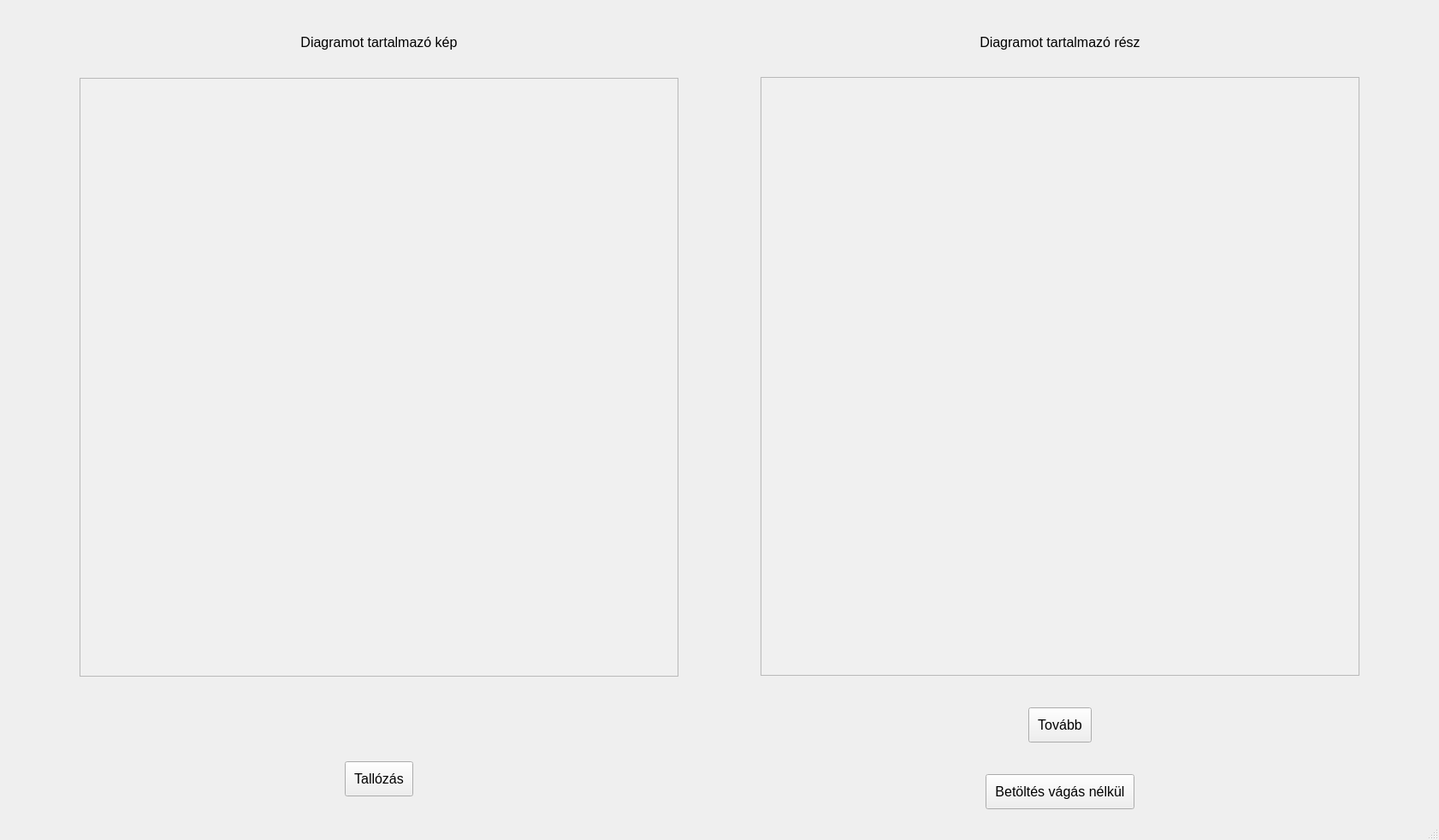
<?xml version="1.0" encoding="UTF-8"?>
<ui version="4.0">
 <class>Scanner</class>
 <widget class="QMainWindow" name="Scanner">
  <property name="geometry">
   <rect>
    <x>0</x>
    <y>0</y>
    <width>1682</width>
    <height>982</height>
   </rect>
  </property>
  <property name="windowTitle">
   <string>MainWindow</string>
  </property>
  <widget class="QWidget" name="centralwidget">
   <layout class="QHBoxLayout" name="horizontalLayout">
    <item>
     <spacer name="horizontalSpacer_3">
      <property name="orientation">
       <enum>Qt::Horizontal</enum>
      </property>
      <property name="sizeHint" stdset="0">
       <size>
        <width>40</width>
        <height>20</height>
       </size>
      </property>
     </spacer>
    </item>
    <item>
     <layout class="QGridLayout" name="left_grid_layout" rowstretch="0,0,0,0">
      <property name="leftMargin">
       <number>5</number>
      </property>
      <property name="topMargin">
       <number>5</number>
      </property>
      <property name="rightMargin">
       <number>5</number>
      </property>
      <property name="bottomMargin">
       <number>5</number>
      </property>
      <item row="1" column="0" alignment="Qt::AlignHCenter|Qt::AlignVCenter">
       <widget class="InputImageViewMouseDrag" name="input_image_view">
        <property name="sizePolicy">
         <sizepolicy hsizetype="Fixed" vsizetype="Fixed">
          <horstretch>0</horstretch>
          <verstretch>0</verstretch>
         </sizepolicy>
        </property>
        <property name="minimumSize">
         <size>
          <width>700</width>
          <height>700</height>
         </size>
        </property>
        <property name="maximumSize">
         <size>
          <width>16777215</width>
          <height>16777215</height>
         </size>
        </property>
        <property name="sizeIncrement">
         <size>
          <width>0</width>
          <height>0</height>
         </size>
        </property>
        <property name="baseSize">
         <size>
          <width>0</width>
          <height>0</height>
         </size>
        </property>
        <property name="layoutDirection">
         <enum>Qt::LeftToRight</enum>
        </property>
        <property name="styleSheet">
         <string notr="true">background: rgb(240, 240, 240)</string>
        </property>
       </widget>
      </item>
      <item row="2" column="0" alignment="Qt::AlignTop">
       <widget class="QLabel" name="file_name">
        <property name="sizePolicy">
         <sizepolicy hsizetype="Minimum" vsizetype="Minimum">
          <horstretch>0</horstretch>
          <verstretch>0</verstretch>
         </sizepolicy>
        </property>
        <property name="minimumSize">
         <size>
          <width>0</width>
          <height>0</height>
         </size>
        </property>
        <property name="maximumSize">
         <size>
          <width>16777215</width>
          <height>35</height>
         </size>
        </property>
        <property name="font">
         <font>
          <pointsize>12</pointsize>
         </font>
        </property>
        <property name="styleSheet">
         <string notr="true">padding: 5px 10px</string>
        </property>
        <property name="text">
         <string/>
        </property>
        <property name="alignment">
         <set>Qt::AlignCenter</set>
        </property>
       </widget>
      </item>
      <item row="0" column="0" alignment="Qt::AlignHCenter|Qt::AlignVCenter">
       <widget class="QLabel" name="input_title">
        <property name="sizePolicy">
         <sizepolicy hsizetype="Minimum" vsizetype="Minimum">
          <horstretch>0</horstretch>
          <verstretch>0</verstretch>
         </sizepolicy>
        </property>
        <property name="minimumSize">
         <size>
          <width>700</width>
          <height>70</height>
         </size>
        </property>
        <property name="maximumSize">
         <size>
          <width>16777215</width>
          <height>70</height>
         </size>
        </property>
        <property name="font">
         <font>
          <pointsize>12</pointsize>
         </font>
        </property>
        <property name="styleSheet">
         <string notr="true">padding: 15px 10px</string>
        </property>
        <property name="text">
         <string>Diagramot tartalmazó kép</string>
        </property>
        <property name="alignment">
         <set>Qt::AlignCenter</set>
        </property>
       </widget>
      </item>
      <item row="3" column="0" alignment="Qt::AlignHCenter|Qt::AlignVCenter">
       <widget class="QPushButton" name="open_files">
        <property name="enabled">
         <bool>true</bool>
        </property>
        <property name="sizePolicy">
         <sizepolicy hsizetype="Minimum" vsizetype="Minimum">
          <horstretch>0</horstretch>
          <verstretch>0</verstretch>
         </sizepolicy>
        </property>
        <property name="maximumSize">
         <size>
          <width>16777215</width>
          <height>16777215</height>
         </size>
        </property>
        <property name="font">
         <font>
          <pointsize>12</pointsize>
         </font>
        </property>
        <property name="styleSheet">
         <string notr="true">padding: 10px</string>
        </property>
        <property name="text">
         <string>Tallózás</string>
        </property>
       </widget>
      </item>
     </layout>
    </item>
    <item>
     <spacer name="horizontalSpacer_1">
      <property name="orientation">
       <enum>Qt::Horizontal</enum>
      </property>
      <property name="sizeHint" stdset="0">
       <size>
        <width>40</width>
        <height>20</height>
       </size>
      </property>
     </spacer>
    </item>
    <item>
     <layout class="QGridLayout" name="right_grid_layout" rowstretch="0,0,1,0">
      <property name="leftMargin">
       <number>5</number>
      </property>
      <property name="topMargin">
       <number>5</number>
      </property>
      <property name="rightMargin">
       <number>5</number>
      </property>
      <property name="bottomMargin">
       <number>5</number>
      </property>
      <item row="3" column="0" alignment="Qt::AlignHCenter|Qt::AlignVCenter">
       <widget class="QPushButton" name="load_without_crop">
        <property name="enabled">
         <bool>true</bool>
        </property>
        <property name="sizePolicy">
         <sizepolicy hsizetype="Minimum" vsizetype="Minimum">
          <horstretch>0</horstretch>
          <verstretch>0</verstretch>
         </sizepolicy>
        </property>
        <property name="maximumSize">
         <size>
          <width>16777215</width>
          <height>16777215</height>
         </size>
        </property>
        <property name="font">
         <font>
          <pointsize>12</pointsize>
         </font>
        </property>
        <property name="styleSheet">
         <string notr="true">padding: 10px</string>
        </property>
        <property name="text">
         <string>Betöltés vágás nélkül</string>
        </property>
       </widget>
      </item>
      <item row="2" column="0" alignment="Qt::AlignHCenter|Qt::AlignVCenter">
       <widget class="QPushButton" name="jump_to_scan">
        <property name="enabled">
         <bool>true</bool>
        </property>
        <property name="sizePolicy">
         <sizepolicy hsizetype="Minimum" vsizetype="Minimum">
          <horstretch>0</horstretch>
          <verstretch>0</verstretch>
         </sizepolicy>
        </property>
        <property name="minimumSize">
         <size>
          <width>0</width>
          <height>0</height>
         </size>
        </property>
        <property name="maximumSize">
         <size>
          <width>16777215</width>
          <height>16777215</height>
         </size>
        </property>
        <property name="font">
         <font>
          <pointsize>12</pointsize>
         </font>
        </property>
        <property name="styleSheet">
         <string notr="true">padding: 10px</string>
        </property>
        <property name="text">
         <string>Tovább</string>
        </property>
       </widget>
      </item>
      <item row="0" column="0" alignment="Qt::AlignHCenter|Qt::AlignVCenter">
       <widget class="QLabel" name="chart_title">
        <property name="sizePolicy">
         <sizepolicy hsizetype="Minimum" vsizetype="Minimum">
          <horstretch>0</horstretch>
          <verstretch>0</verstretch>
         </sizepolicy>
        </property>
        <property name="minimumSize">
         <size>
          <width>700</width>
          <height>70</height>
         </size>
        </property>
        <property name="maximumSize">
         <size>
          <width>16777215</width>
          <height>70</height>
         </size>
        </property>
        <property name="font">
         <font>
          <pointsize>12</pointsize>
         </font>
        </property>
        <property name="styleSheet">
         <string notr="true">padding: 15px 10px</string>
        </property>
        <property name="text">
         <string>Diagramot tartalmazó rész</string>
        </property>
        <property name="alignment">
         <set>Qt::AlignCenter</set>
        </property>
       </widget>
      </item>
      <item row="1" column="0" alignment="Qt::AlignHCenter|Qt::AlignVCenter">
       <widget class="ViewWithScene" name="cropped_chart_view">
        <property name="sizePolicy">
         <sizepolicy hsizetype="Fixed" vsizetype="Fixed">
          <horstretch>0</horstretch>
          <verstretch>0</verstretch>
         </sizepolicy>
        </property>
        <property name="minimumSize">
         <size>
          <width>700</width>
          <height>700</height>
         </size>
        </property>
        <property name="maximumSize">
         <size>
          <width>16777215</width>
          <height>16777215</height>
         </size>
        </property>
        <property name="styleSheet">
         <string notr="true">background: rgb(240, 240, 240)</string>
        </property>
       </widget>
      </item>
     </layout>
    </item>
    <item>
     <spacer name="horizontalSpacer_2">
      <property name="orientation">
       <enum>Qt::Horizontal</enum>
      </property>
      <property name="sizeHint" stdset="0">
       <size>
        <width>40</width>
        <height>20</height>
       </size>
      </property>
     </spacer>
    </item>
   </layout>
  </widget>
  <widget class="QMenuBar" name="menubar">
   <property name="geometry">
    <rect>
     <x>0</x>
     <y>0</y>
     <width>1682</width>
     <height>26</height>
    </rect>
   </property>
  </widget>
  <widget class="QStatusBar" name="statusbar"/>
 </widget>
 <customwidgets>
  <customwidget>
   <class>ViewWithScene</class>
   <extends>QGraphicsView</extends>
   <header>viewWithScene</header>
  </customwidget>
  <customwidget>
   <class>InputImageViewMouseDrag</class>
   <extends>QGraphicsView</extends>
   <header>inputImageViewMouseDrag</header>
  </customwidget>
 </customwidgets>
 <resources/>
 <connections/>
</ui>
